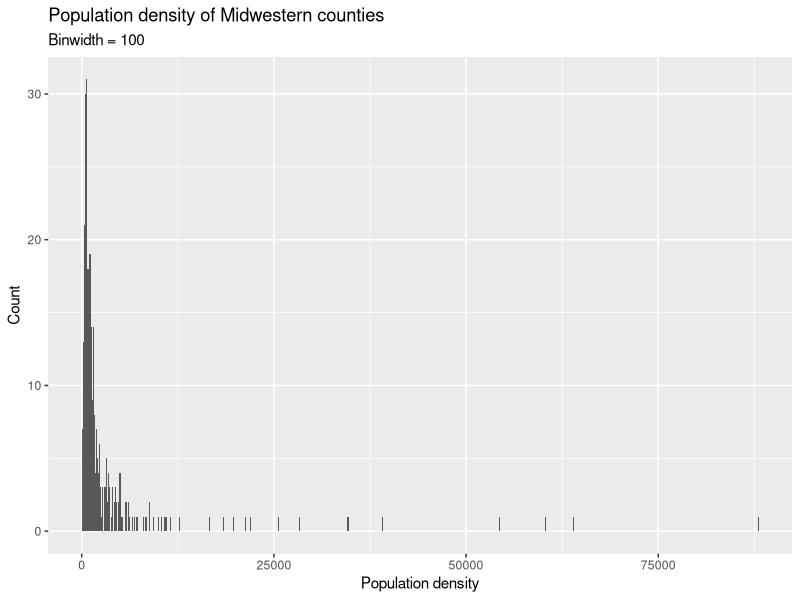
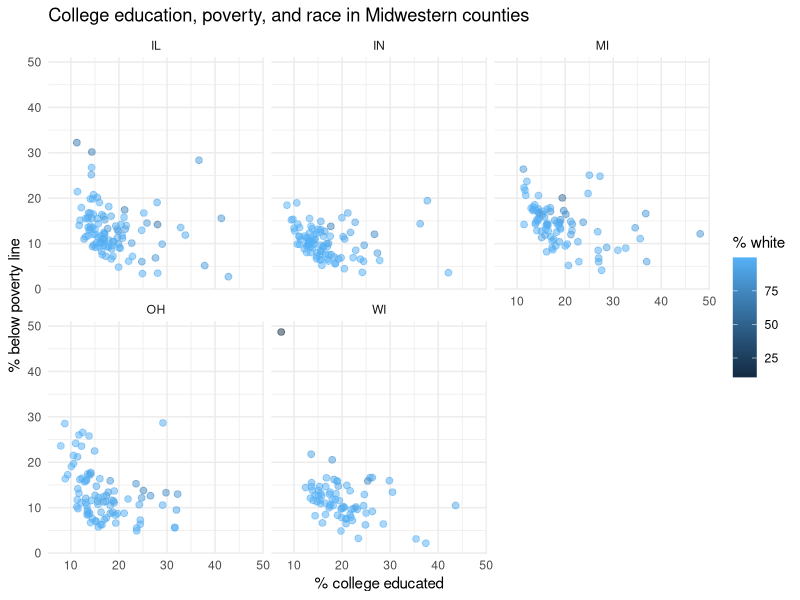

Generate these figures, in order, with R:
## ---- chunk 1
#| eval: true
#| message: false
library(tidyverse)
## ---- chunk 2
hist_100 <- ggplot(midwest, aes(x = popdensity)) +
  geom_histogram(binwidth = 100) +
  labs(
    x = "Population density",
    y = "Count",
    title = "Population density of Midwestern counties",
    subtitle = "Binwidth = 100"
  )
hist_100
## ---- chunk 3
#| echo: false
#| eval: true
ggplot(
  midwest,
  aes(x = percollege, y = percbelowpoverty, color = percwhite)
) +
  geom_point(size = 2, alpha = 0.5) +
  facet_wrap(~state) +
  theme_minimal() +
  labs(
    title = "College education, poverty, and race in Midwestern counties",
    x = "% college educated",
    y = "% below poverty line",
    color = "% white"
  )
